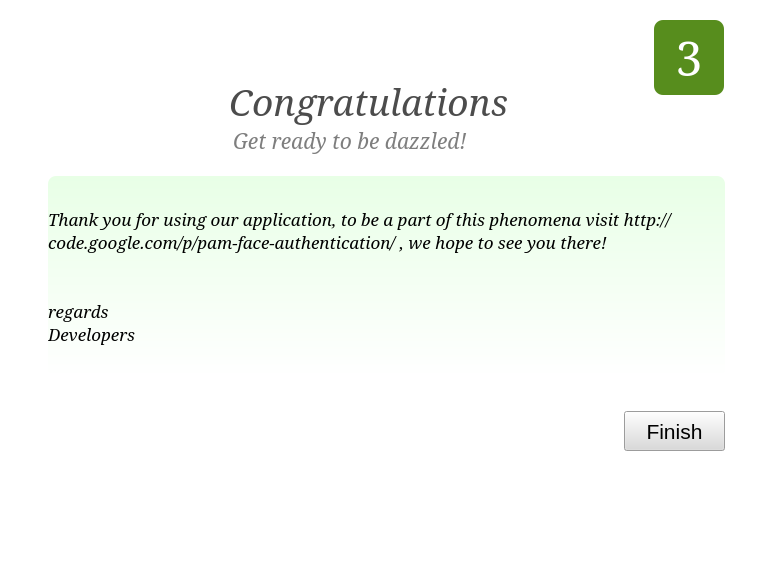
<?xml version="1.0" encoding="UTF-8"?>
<ui version="4.0">
 <class>faceTrainer</class>
 <widget class="QMainWindow" name="faceTrainer">
  <property name="windowModality">
   <enum>Qt::WindowModal</enum>
  </property>
  <property name="geometry">
   <rect>
    <x>0</x>
    <y>0</y>
    <width>760</width>
    <height>580</height>
   </rect>
  </property>
  <property name="minimumSize">
   <size>
    <width>760</width>
    <height>580</height>
   </size>
  </property>
  <property name="maximumSize">
   <size>
    <width>760</width>
    <height>580</height>
   </size>
  </property>
  <property name="windowTitle">
   <string>Face Trainer</string>
  </property>
  <property name="styleSheet">
   <string notr="true">background-color: rgb(255, 255, 255);</string>
  </property>
  <widget class="QWidget" name="centralwidget">
   <widget class="QStackedWidget" name="stkWg">
    <property name="geometry">
     <rect>
      <x>12</x>
      <y>0</y>
      <width>746</width>
      <height>567</height>
     </rect>
    </property>
    <property name="styleSheet">
     <string notr="true">background-color: rgb(255, 255, 255);</string>
    </property>
    <property name="currentIndex">
     <number>2</number>
    </property>
    <widget class="QWidget" name="first">
     <widget class="QPushButton" name="pb_next_t1">
      <property name="geometry">
       <rect>
        <x>630</x>
        <y>411</y>
        <width>81</width>
        <height>40</height>
       </rect>
      </property>
      <property name="font">
       <font>
        <pointsize>16</pointsize>
       </font>
      </property>
      <property name="styleSheet">
       <string notr="true">background-color: rgb(218, 218, 218);</string>
      </property>
      <property name="text">
       <string>Next</string>
      </property>
     </widget>
     <widget class="QLabel" name="lbl_heading_1">
      <property name="geometry">
       <rect>
        <x>120</x>
        <y>70</y>
        <width>501</width>
        <height>41</height>
       </rect>
      </property>
      <property name="minimumSize">
       <size>
        <width>0</width>
        <height>0</height>
       </size>
      </property>
      <property name="font">
       <font>
        <family>Serif</family>
        <pointsize>28</pointsize>
        <weight>50</weight>
        <italic>true</italic>
        <bold>false</bold>
       </font>
      </property>
      <property name="autoFillBackground">
       <bool>false</bool>
      </property>
      <property name="styleSheet">
       <string notr="true">font: italic 28pt &quot;Serif&quot;;
color: rgb(76, 76, 76);</string>
      </property>
      <property name="text">
       <string>For Your Information</string>
      </property>
      <property name="textFormat">
       <enum>Qt::PlainText</enum>
      </property>
      <property name="alignment">
       <set>Qt::AlignCenter</set>
      </property>
     </widget>
     <widget class="QLabel" name="lbl_number">
      <property name="geometry">
       <rect>
        <x>642</x>
        <y>20</y>
        <width>70</width>
        <height>75</height>
       </rect>
      </property>
      <property name="minimumSize">
       <size>
        <width>0</width>
        <height>0</height>
       </size>
      </property>
      <property name="font">
       <font>
        <family>Serif</family>
        <pointsize>36</pointsize>
        <weight>9</weight>
        <italic>false</italic>
        <bold>false</bold>
       </font>
      </property>
      <property name="autoFillBackground">
       <bool>false</bool>
      </property>
      <property name="styleSheet">
       <string notr="true">background-color: rgb(87, 141, 29);
border-width:5px;
border-radius:9px;
color: rgb(255,255,255);
font: 75 36pt &quot;Serif&quot;;
</string>
      </property>
      <property name="text">
       <string>1</string>
      </property>
      <property name="textFormat">
       <enum>Qt::PlainText</enum>
      </property>
      <property name="alignment">
       <set>Qt::AlignCenter</set>
      </property>
     </widget>
     <widget class="QLabel" name="lbl_instructions_3">
      <property name="geometry">
       <rect>
        <x>91</x>
        <y>246</y>
        <width>600</width>
        <height>54</height>
       </rect>
      </property>
      <property name="minimumSize">
       <size>
        <width>436</width>
        <height>0</height>
       </size>
      </property>
      <property name="font">
       <font>
        <family>Serif</family>
        <pointsize>16</pointsize>
        <weight>50</weight>
        <italic>true</italic>
        <bold>false</bold>
       </font>
      </property>
      <property name="autoFillBackground">
       <bool>false</bool>
      </property>
      <property name="styleSheet">
       <string notr="true">font: italic 16pt &quot;Serif&quot;;
color: rgb(166, 166, 166);</string>
      </property>
      <property name="text">
       <string>To ensure high efficiency please keep proper distance between head and camera</string>
      </property>
      <property name="textFormat">
       <enum>Qt::PlainText</enum>
      </property>
      <property name="alignment">
       <set>Qt::AlignLeading|Qt::AlignLeft|Qt::AlignVCenter</set>
      </property>
      <property name="wordWrap">
       <bool>true</bool>
      </property>
     </widget>
     <widget class="QPushButton" name="pb_exit_1">
      <property name="geometry">
       <rect>
        <x>36</x>
        <y>411</y>
        <width>81</width>
        <height>40</height>
       </rect>
      </property>
      <property name="font">
       <font>
        <pointsize>16</pointsize>
       </font>
      </property>
      <property name="styleSheet">
       <string notr="true">background-color: rgb(218, 218, 218);</string>
      </property>
      <property name="text">
       <string>Exit</string>
      </property>
     </widget>
     <widget class="QLabel" name="lbl_instructions_4">
      <property name="geometry">
       <rect>
        <x>100</x>
        <y>337</y>
        <width>521</width>
        <height>27</height>
       </rect>
      </property>
      <property name="minimumSize">
       <size>
        <width>436</width>
        <height>0</height>
       </size>
      </property>
      <property name="font">
       <font>
        <family>Serif</family>
        <pointsize>16</pointsize>
        <weight>50</weight>
        <italic>true</italic>
        <bold>false</bold>
       </font>
      </property>
      <property name="autoFillBackground">
       <bool>false</bool>
      </property>
      <property name="styleSheet">
       <string notr="true">font: italic 16pt &quot;Serif&quot;;
color: rgb(166, 166, 166);</string>
      </property>
      <property name="text">
       <string>Please try to sit where there is ample lighting</string>
      </property>
      <property name="textFormat">
       <enum>Qt::PlainText</enum>
      </property>
      <property name="alignment">
       <set>Qt::AlignLeading|Qt::AlignLeft|Qt::AlignVCenter</set>
      </property>
     </widget>
     <widget class="QLabel" name="lbl_instructions_2">
      <property name="geometry">
       <rect>
        <x>91</x>
        <y>196</y>
        <width>591</width>
        <height>27</height>
       </rect>
      </property>
      <property name="minimumSize">
       <size>
        <width>436</width>
        <height>0</height>
       </size>
      </property>
      <property name="font">
       <font>
        <family>Serif</family>
        <pointsize>16</pointsize>
        <weight>50</weight>
        <italic>true</italic>
        <bold>false</bold>
       </font>
      </property>
      <property name="autoFillBackground">
       <bool>false</bool>
      </property>
      <property name="styleSheet">
       <string notr="true">font: italic 16pt &quot;Serif&quot;;
color: rgb(166, 166, 166);</string>
      </property>
      <property name="text">
       <string>No glass or hat as it might affect the recognition rate</string>
      </property>
      <property name="textFormat">
       <enum>Qt::PlainText</enum>
      </property>
      <property name="alignment">
       <set>Qt::AlignLeading|Qt::AlignLeft|Qt::AlignVCenter</set>
      </property>
     </widget>
     <widget class="QLabel" name="lbl_instructions">
      <property name="geometry">
       <rect>
        <x>140</x>
        <y>120</y>
        <width>461</width>
        <height>27</height>
       </rect>
      </property>
      <property name="minimumSize">
       <size>
        <width>436</width>
        <height>0</height>
       </size>
      </property>
      <property name="font">
       <font>
        <family>Serif</family>
        <pointsize>16</pointsize>
        <weight>50</weight>
        <italic>true</italic>
        <bold>false</bold>
       </font>
      </property>
      <property name="autoFillBackground">
       <bool>false</bool>
      </property>
      <property name="styleSheet">
       <string notr="true">font: italic 16pt &quot;Serif&quot;;
color: rgb(126, 126, 126);</string>
      </property>
      <property name="text">
       <string>Read the instructions for High Efficiency</string>
      </property>
      <property name="textFormat">
       <enum>Qt::PlainText</enum>
      </property>
      <property name="alignment">
       <set>Qt::AlignLeading|Qt::AlignLeft|Qt::AlignVCenter</set>
      </property>
     </widget>
    </widget>
    <widget class="QWidget" name="second">
     <widget class="QLabel" name="lbl_number_4">
      <property name="geometry">
       <rect>
        <x>642</x>
        <y>20</y>
        <width>70</width>
        <height>75</height>
       </rect>
      </property>
      <property name="minimumSize">
       <size>
        <width>0</width>
        <height>0</height>
       </size>
      </property>
      <property name="font">
       <font>
        <family>Serif</family>
        <pointsize>36</pointsize>
        <weight>9</weight>
        <italic>false</italic>
        <bold>false</bold>
       </font>
      </property>
      <property name="autoFillBackground">
       <bool>false</bool>
      </property>
      <property name="styleSheet">
       <string notr="true">background-color: rgb(87, 141, 29);
border-width:5px;
border-radius:9px;
color: rgb(255,255,255);

font: 75 36pt &quot;Serif&quot;;
</string>
      </property>
      <property name="text">
       <string>2</string>
      </property>
      <property name="textFormat">
       <enum>Qt::PlainText</enum>
      </property>
      <property name="alignment">
       <set>Qt::AlignCenter</set>
      </property>
     </widget>
     <widget class="QPushButton" name="pb_capture">
      <property name="geometry">
       <rect>
        <x>132</x>
        <y>390</y>
        <width>131</width>
        <height>40</height>
       </rect>
      </property>
      <property name="styleSheet">
       <string notr="true">font: 12pt &quot;Sans Serif&quot;;</string>
      </property>
      <property name="text">
       <string>Capture</string>
      </property>
      <property name="icon">
       <iconset resource="../../../graphics.qrc">
        <normaloff>:/data/ui/images/record.png</normaloff>:/data/ui/images/record.png</iconset>
      </property>
      <property name="iconSize">
       <size>
        <width>32</width>
        <height>32</height>
       </size>
      </property>
     </widget>
     <widget class="QLabel" name="lbl_heading_2">
      <property name="geometry">
       <rect>
        <x>172</x>
        <y>40</y>
        <width>351</width>
        <height>51</height>
       </rect>
      </property>
      <property name="minimumSize">
       <size>
        <width>0</width>
        <height>0</height>
       </size>
      </property>
      <property name="font">
       <font>
        <family>Serif</family>
        <pointsize>28</pointsize>
        <weight>50</weight>
        <italic>true</italic>
        <bold>false</bold>
       </font>
      </property>
      <property name="autoFillBackground">
       <bool>false</bool>
      </property>
      <property name="styleSheet">
       <string notr="true">font: italic 28pt &quot;Serif&quot;;
color: rgb(76, 76, 76);</string>
      </property>
      <property name="text">
       <string>Train Your Face</string>
      </property>
      <property name="textFormat">
       <enum>Qt::PlainText</enum>
      </property>
      <property name="alignment">
       <set>Qt::AlignCenter</set>
      </property>
     </widget>
     <widget class="QLabel" name="lbl_ibar">
      <property name="geometry">
       <rect>
        <x>22</x>
        <y>440</y>
        <width>690</width>
        <height>61</height>
       </rect>
      </property>
      <property name="minimumSize">
       <size>
        <width>436</width>
        <height>0</height>
       </size>
      </property>
      <property name="font">
       <font>
        <family>Serif</family>
        <pointsize>16</pointsize>
        <weight>50</weight>
        <italic>true</italic>
        <bold>false</bold>
       </font>
      </property>
      <property name="autoFillBackground">
       <bool>false</bool>
      </property>
      <property name="styleSheet">
       <string notr="true">font: italic 16pt &quot;Serif&quot;;
border-width:14px;
border-radius:8px;
background-color: qlineargradient(spread:pad, x1:0, y1:0, x2:0, y2:1, stop:0 rgba(232, 255, 230, 255), stop:1 rgba(255, 255, 255, 255));</string>
      </property>
      <property name="text">
       <string/>
      </property>
      <property name="alignment">
       <set>Qt::AlignCenter</set>
      </property>
      <property name="wordWrap">
       <bool>true</bool>
      </property>
      <property name="margin">
       <number>13</number>
      </property>
     </widget>
     <widget class="QGraphicsView" name="gv_webcam">
      <property name="geometry">
       <rect>
        <x>4</x>
        <y>89</y>
        <width>371</width>
        <height>301</height>
       </rect>
      </property>
      <property name="styleSheet">
       <string notr="true">background-image: url(:/webcam.png);</string>
      </property>
      <property name="frameShape">
       <enum>QFrame::NoFrame</enum>
      </property>
      <property name="frameShadow">
       <enum>QFrame::Plain</enum>
      </property>
      <property name="lineWidth">
       <number>0</number>
      </property>
     </widget>
     <widget class="QPushButton" name="pb_back_t2">
      <property name="geometry">
       <rect>
        <x>13</x>
        <y>508</y>
        <width>81</width>
        <height>40</height>
       </rect>
      </property>
      <property name="font">
       <font>
        <pointsize>16</pointsize>
       </font>
      </property>
      <property name="styleSheet">
       <string notr="true">background-color: rgb(218, 218, 218);</string>
      </property>
      <property name="text">
       <string>Back</string>
      </property>
     </widget>
     <widget class="QPushButton" name="pb_next_t2">
      <property name="geometry">
       <rect>
        <x>643</x>
        <y>511</y>
        <width>81</width>
        <height>40</height>
       </rect>
      </property>
      <property name="font">
       <font>
        <pointsize>16</pointsize>
       </font>
      </property>
      <property name="styleSheet">
       <string notr="true">background-color: rgb(218, 218, 218);</string>
      </property>
      <property name="text">
       <string>Next</string>
      </property>
     </widget>
     <widget class="QPushButton" name="pb_adv">
      <property name="geometry">
       <rect>
        <x>558</x>
        <y>399</y>
        <width>160</width>
        <height>31</height>
       </rect>
      </property>
      <property name="styleSheet">
       <string notr="true">font: 11pt &quot;Sans Serif&quot;;</string>
      </property>
      <property name="text">
       <string>Advanced Settings</string>
      </property>
     </widget>
     <widget class="QPushButton" name="pb_about">
      <property name="geometry">
       <rect>
        <x>272</x>
        <y>509</y>
        <width>201</width>
        <height>40</height>
       </rect>
      </property>
      <property name="styleSheet">
       <string notr="true">font: 12pt &quot;Sans Serif&quot;;</string>
      </property>
      <property name="text">
       <string>About this Software !</string>
      </property>
      <property name="icon">
       <iconset resource="../../../graphics.qrc">
        <normaloff>:/data/ui/images/about.png</normaloff>:/data/ui/images/about.png</iconset>
      </property>
     </widget>
     <widget class="QGraphicsView" name="webcamPreview">
      <property name="geometry">
       <rect>
        <x>26</x>
        <y>122</y>
        <width>320</width>
        <height>240</height>
       </rect>
      </property>
      <property name="maximumSize">
       <size>
        <width>320</width>
        <height>240</height>
       </size>
      </property>
      <property name="styleSheet">
       <string>background-color: rgb(0, 0, 0);</string>
      </property>
      <property name="frameShape">
       <enum>QFrame::NoFrame</enum>
      </property>
      <property name="frameShadow">
       <enum>QFrame::Plain</enum>
      </property>
      <property name="lineWidth">
       <number>0</number>
      </property>
      <property name="verticalScrollBarPolicy">
       <enum>Qt::ScrollBarAlwaysOff</enum>
      </property>
      <property name="horizontalScrollBarPolicy">
       <enum>Qt::ScrollBarAlwaysOff</enum>
      </property>
      <property name="sceneRect">
       <rectf>
        <x>0.000000000000000</x>
        <y>0.000000000000000</y>
        <width>320.000000000000000</width>
        <height>240.000000000000000</height>
       </rectf>
      </property>
     </widget>
     <widget class="QListWidget" name="lv_thumbnails">
      <property name="geometry">
       <rect>
        <x>371</x>
        <y>104</y>
        <width>351</width>
        <height>289</height>
       </rect>
      </property>
      <property name="horizontalScrollBarPolicy">
       <enum>Qt::ScrollBarAlwaysOff</enum>
      </property>
      <property name="showDropIndicator" stdset="0">
       <bool>false</bool>
      </property>
      <property name="dragEnabled">
       <bool>false</bool>
      </property>
      <property name="dragDropMode">
       <enum>QAbstractItemView::NoDragDrop</enum>
      </property>
      <property name="iconSize">
       <size>
        <width>90</width>
        <height>110</height>
       </size>
      </property>
      <property name="movement">
       <enum>QListView::Static</enum>
      </property>
      <property name="flow">
       <enum>QListView::LeftToRight</enum>
      </property>
      <property name="spacing">
       <number>6</number>
      </property>
      <property name="viewMode">
       <enum>QListView::IconMode</enum>
      </property>
     </widget>
     <widget class="QPushButton" name="pb_ds">
      <property name="enabled">
       <bool>true</bool>
      </property>
      <property name="geometry">
       <rect>
        <x>373</x>
        <y>399</y>
        <width>180</width>
        <height>31</height>
       </rect>
      </property>
      <property name="styleSheet">
       <string notr="true">font: 11pt &quot;Sans Serif&quot;;</string>
      </property>
      <property name="text">
       <string>Delete Selected Item</string>
      </property>
     </widget>
    </widget>
    <widget class="QWidget" name="third">
     <widget class="QLabel" name="lbl_number_5">
      <property name="geometry">
       <rect>
        <x>642</x>
        <y>20</y>
        <width>70</width>
        <height>75</height>
       </rect>
      </property>
      <property name="minimumSize">
       <size>
        <width>0</width>
        <height>0</height>
       </size>
      </property>
      <property name="font">
       <font>
        <family>Serif</family>
        <pointsize>36</pointsize>
        <weight>9</weight>
        <italic>false</italic>
        <bold>false</bold>
       </font>
      </property>
      <property name="autoFillBackground">
       <bool>false</bool>
      </property>
      <property name="styleSheet">
       <string notr="true">background-color: rgb(87, 141, 29);
border-width:5px;
border-radius:9px;
color: rgb(255,255,255);

font: 75 36pt &quot;Serif&quot;;
</string>
      </property>
      <property name="text">
       <string>3</string>
      </property>
      <property name="textFormat">
       <enum>Qt::PlainText</enum>
      </property>
      <property name="alignment">
       <set>Qt::AlignCenter</set>
      </property>
     </widget>
     <widget class="QLabel" name="lbl_heading_5">
      <property name="geometry">
       <rect>
        <x>156</x>
        <y>76</y>
        <width>401</width>
        <height>50</height>
       </rect>
      </property>
      <property name="minimumSize">
       <size>
        <width>0</width>
        <height>0</height>
       </size>
      </property>
      <property name="font">
       <font>
        <family>Serif</family>
        <pointsize>28</pointsize>
        <weight>50</weight>
        <italic>true</italic>
        <bold>false</bold>
       </font>
      </property>
      <property name="autoFillBackground">
       <bool>false</bool>
      </property>
      <property name="styleSheet">
       <string notr="true">font: italic 28pt &quot;Serif&quot;;
color: rgb(76, 76, 76);</string>
      </property>
      <property name="text">
       <string>Congratulations</string>
      </property>
      <property name="textFormat">
       <enum>Qt::PlainText</enum>
      </property>
      <property name="alignment">
       <set>Qt::AlignCenter</set>
      </property>
     </widget>
     <widget class="QLabel" name="lbl_subheading">
      <property name="geometry">
       <rect>
        <x>221</x>
        <y>127</y>
        <width>436</width>
        <height>27</height>
       </rect>
      </property>
      <property name="minimumSize">
       <size>
        <width>436</width>
        <height>0</height>
       </size>
      </property>
      <property name="font">
       <font>
        <family>Serif</family>
        <pointsize>16</pointsize>
        <weight>50</weight>
        <italic>true</italic>
        <bold>false</bold>
       </font>
      </property>
      <property name="autoFillBackground">
       <bool>false</bool>
      </property>
      <property name="styleSheet">
       <string notr="true">font: italic 16pt &quot;Serif&quot;;
color: rgb(126, 126, 126);</string>
      </property>
      <property name="text">
       <string>Get ready to be dazzled!</string>
      </property>
      <property name="textFormat">
       <enum>Qt::PlainText</enum>
      </property>
      <property name="alignment">
       <set>Qt::AlignLeading|Qt::AlignLeft|Qt::AlignVCenter</set>
      </property>
     </widget>
     <widget class="QPushButton" name="pb_finish">
      <property name="geometry">
       <rect>
        <x>612</x>
        <y>411</y>
        <width>101</width>
        <height>40</height>
       </rect>
      </property>
      <property name="font">
       <font>
        <pointsize>16</pointsize>
       </font>
      </property>
      <property name="styleSheet">
       <string notr="true">background-color: rgb(218, 218, 218);</string>
      </property>
      <property name="text">
       <string>Finish</string>
      </property>
     </widget>
     <widget class="QLabel" name="lbl_congrats">
      <property name="geometry">
       <rect>
        <x>36</x>
        <y>176</y>
        <width>677</width>
        <height>201</height>
       </rect>
      </property>
      <property name="minimumSize">
       <size>
        <width>436</width>
        <height>0</height>
       </size>
      </property>
      <property name="font">
       <font>
        <family>Serif</family>
        <pointsize>13</pointsize>
        <weight>50</weight>
        <italic>true</italic>
        <bold>false</bold>
       </font>
      </property>
      <property name="autoFillBackground">
       <bool>false</bool>
      </property>
      <property name="styleSheet">
       <string notr="true">font: italic 13pt &quot;Serif&quot;;
border-width:14px;
border-radius:8px;
background-color: qlineargradient(spread:pad, x1:0, y1:0, x2:0, y2:1, stop:0 rgba(232, 255, 230, 255), stop:1 rgba(255, 255, 255, 255));</string>
      </property>
      <property name="text">
       <string>Thank you for using our application, to be a part of this phenomena visit http://code.google.com/p/pam-face-authentication/ , we hope to see you there!


regards
Developers</string>
      </property>
      <property name="textFormat">
       <enum>Qt::PlainText</enum>
      </property>
      <property name="alignment">
       <set>Qt::AlignLeading|Qt::AlignLeft|Qt::AlignVCenter</set>
      </property>
      <property name="wordWrap">
       <bool>true</bool>
      </property>
      <property name="margin">
       <number>13</number>
      </property>
     </widget>
    </widget>
   </widget>
  </widget>
 </widget>
 <resources>
  <include location="../../../graphics.qrc"/>
 </resources>
 <connections>
  <connection>
   <sender>pb_exit_1</sender>
   <signal>clicked()</signal>
   <receiver>faceTrainer</receiver>
   <slot>close()</slot>
   <hints>
    <hint type="sourcelabel">
     <x>82</x>
     <y>439</y>
    </hint>
    <hint type="destinationlabel">
     <x>379</x>
     <y>289</y>
    </hint>
   </hints>
  </connection>
  <connection>
   <sender>pb_finish</sender>
   <signal>clicked()</signal>
   <receiver>faceTrainer</receiver>
   <slot>close()</slot>
   <hints>
    <hint type="sourcelabel">
     <x>678</x>
     <y>439</y>
    </hint>
    <hint type="destinationlabel">
     <x>379</x>
     <y>289</y>
    </hint>
   </hints>
  </connection>
 </connections>
</ui>
